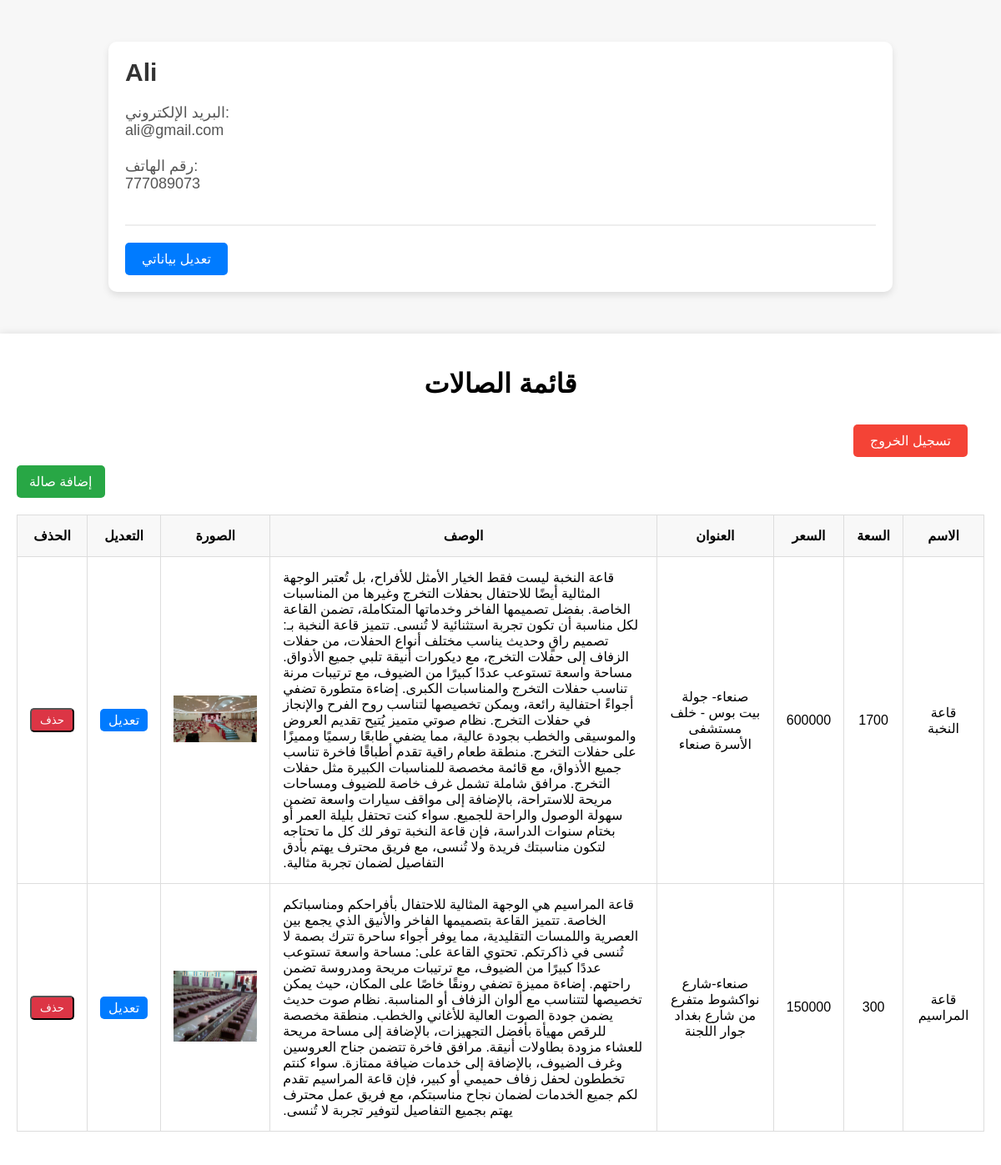
/client/ (signed in), run on the app's committed database.
### Halls/models.py (models this page shows, shortened)
class Client(models.Model):
    name = models.CharField(max_length=250)
    phone = models.CharField(max_length=15)
    email = models.EmailField(unique=True)
    password = models.CharField(max_length=180)

class Halls(models.Model):
    client = models.ForeignKey(Client, on_delete=models.CASCADE, related_name='halls')
    name = models.CharField(max_length=250)
    capacity = models.IntegerField()
    price = models.IntegerField()
    address = models.CharField(max_length=100)
    slug = models.SlugField(max_length=250, unique=True)
    body = models.TextField(default='Default Text', blank=True)
    photo = models.ImageField(upload_to='images/%Y', blank=True, null=True)
    active = models.BooleanField(default=False)
    created = models.DateTimeField(default=timezone.now)

### Halls/views.py (the view)
# urls.py: path('client/', views.ClientHallsListView.as_view(), name='client_list'),
class ClientHallsListView(ListView):
    model = Halls
    template_name = 'halls/post/client.html'
    context_object_name = 'halls'
    def get_queryset(self):
        client = get_object_or_404(Client, id=self.request.session.get('client_id'))
        return Halls.objects.filter(client=client)
    def get_context_data(self, **kwargs):
        context = super().get_context_data(**kwargs)
        client = get_object_or_404(Client, id=self.request.session.get('client_id'))
        context['client'] = client  # تمرير بيانات العميل إلى القالب
        return context

### Halls/templates/halls/post/client.html (shortened to what this page needs)
{% load static %}
<!DOCTYPE html>
<html lang="ar">
<head>
    <link rel="stylesheet" href="{% static 'css/client.css' %}">
    <link rel="stylesheet" href="{% static 'css/profile.css' %}">
</head>
<body>
    <div class="profile-container">
        <div class="profile-header">
            <div>
                <h2>{{ client.name }}</h2>
                <p class="profile-info">
                    البريد الإلكتروني: <br>{{ client.email }}<br> <br>
                    رقم الهاتف: <br> {{ client.phone }}
                </p>
            </div>
        </div>
         <div>
            <a href="{% url 'halls:edit_client' %}" class="btn-edit-profile">تعديل بياناتي</a>
        </div>
    </div>
    <div class="container">
        <h1>قائمة الصالات</h1>
        <div class="logout-container">
            <a href="{% url 'halls:logout' %}" class="btn-logout">تسجيل الخروج</a>
        </div>
        <a href="{% url 'halls:halls_add' %}" class="btn-add">إضافة صالة</a>
        <table dir="rtl">
            <thead>
                <tr>
                    <th>الاسم</th>
                    <th>السعة</th>
                    <th>السعر</th>
                    <th>العنوان</th>
                    <th class="body-column">الوصف</th>
                    <th>الصورة</th>
                    <th>التعديل</th>
                    <th>الحذف</th>
                </tr>
            </thead>
            <tbody>
                {% for hall in halls %}
                <tr>
                    <td>{{ hall.name }}</td>
                    <td>{{ hall.capacity }}</td>
                    <td>{{ hall.price }}</td>
                    <td>{{ hall.address }}</td>
                    <td class="body-column">{{ hall.body }}</td>
                    <td>
                        {% if hall.photo %}
                        <img src="{{ hall.photo.url }}" alt="{{ hall.name }}" style="width: 100px; height: auto;">
                        {% else %}
                        لا توجد صورة
                        {% endif %}
                    </td>
                    <td><a href="{% url 'halls:halls_edit' hall.id %}" class="btn-edit">تعديل</a></td>
                    <td>
                        <form action="{% url 'halls:halls_delete' hall.id %}" method="POST" style="display:inline;">
                            <button type="submit" class="btn-delete">حذف</button>
                        </form>
                    </td>
                </tr>
                {% endfor %}
            </tbody>
        </table>
    </div>
</body>
</html>

### Halls/static/css/client.css (style rules this page uses)
body { font-family: Arial, sans-serif; background-color: #f4f4f4; margin: 0; padding: 20px; }
.container { max-width: 1300px; margin: 0 auto; background: #fff; padding: 20px; box-shadow: 0 0 10px rgba(0,0,0,0.1); }
h1 { text-align: center; margin-bottom: 20px; }
table { width: 100%; border-collapse: collapse; margin-bottom: 20px; }
table th, table td { border: 1px solid #ddd; padding: 15px; text-align: center; }
table th { background-color: #f8f8f8; }
table td img { max-width: 200px; }
.btn-edit, .btn-delete { color: white; padding: 5px 10px; text-decoration: none; border-radius: 5px; }
.btn-edit { background-color: #007bff; }
.btn-delete { background-color: #dc3545; }
table td.body-column { width: 40%; text-align: left; }
.btn-add { display: inline-block; padding: 10px 15px; background-color: #28a745; color: white; text-decoration: none; border-radius: 5px; margin-bottom: 20px; }
.btn-delete { color: white; padding: 5px 10px; text-decoration: none; border-radius: 5px; background-color: #dc3545; }
.logout-container { display: flex; justify-content: flex-end; padding: 10px 20px; }
.btn-logout { background-color: #f44336; color: white; padding: 10px 20px; text-align: center; text-decoration: none; font-size: 16px; border-radius: 5px; border: none; cursor: pointer; }

### Halls/static/css/profile.css (style rules this page uses)
body { font-family: Arial, sans-serif; background-color: #f7f7f7; margin: 0; padding: 0; }
.profile-container { max-width: 900px; margin: 50px auto; background-color: #fff; box-shadow: 0 4px 8px rgba(0, 0, 0, 0.1); border-radius: 10px; padding: 20px; }
.profile-header { display: flex; align-items: center; border-bottom: 2px solid #eee; padding-bottom: 20px; }
.profile-header h2 { margin: 0; font-size: 30px; color: #333; }
.profile-info { margin-top: 20px; font-size: 18px; color: #555; }
.btn-edit-profile { display: inline-block; padding: 10px 20px; background-color: #007bff; color: white; text-decoration: none; border-radius: 5px; margin-top: 20px; }

### data on the page
Client: name "Ali", email "ali@gmail.com", phone "777089073"
Halls: name "قاعة النخبة", capacity "1700", price "600000", address "صنعاء- جولة بيت بوس - خلف مستشفى الأسرة صنعاء", body "قاعة النخبة ليست فقط الخيار الأمثل للأفراح، بل تُعتبر الوجهة المثالية أيضًا للاحتفال بحفلات التخرج وغيرها من المناسبات الخاصة. بفضل تصميمها الفاخر وخدماتها المتكاملة، تضمن القاعة لكل مناسبة أن تكون تجربة استثنائية لا تُنسى. تتميز قاعة النخبة بـ: تصميم راقٍ وحديث يناسب مختلف أنواع الحفلات، من حفلات الزفاف إلى حفلات التخرج، مع ديكورات أنيقة تلبي جميع الأذواق. مساحة واسعة تستوعب عددًا كبيرًا من الضيوف، مع ترتيبات مرنة تناسب حفلات التخرج والمناسبات الكبرى. إضاءة متطورة تضفي أجواءً احتفالية رائعة، ويمكن تخصيصها لتناسب روح الفرح والإنجاز في حفلات التخرج. نظام صوتي متميز يُتيح تقديم العروض والموسيقى والخطب بجودة عالية، مما يضفي طابعًا رسميًا ومميزًا على حفلات التخرج. منطقة طعام راقية تقدم أطباقًا…", photo (picture)
Halls: name "قاعة المراسيم", capacity "300", price "150000", address "صنعاء-شارع نواكشوط متفرع من شارع بغداد جوار اللجنة", body "قاعة المراسيم هي الوجهة المثالية للاحتفال بأفراحكم ومناسباتكم الخاصة. تتميز القاعة بتصميمها الفاخر والأنيق الذي يجمع بين العصرية واللمسات التقليدية، مما يوفر أجواء ساحرة تترك بصمة لا تُنسى في ذاكرتكم. تحتوي القاعة على: مساحة واسعة تستوعب عددًا كبيرًا من الضيوف، مع ترتيبات مريحة ومدروسة تضمن راحتهم. إضاءة مميزة تضفي رونقًا خاصًا على المكان، حيث يمكن تخصيصها لتتناسب مع ألوان الزفاف أو المناسبة. نظام صوت حديث يضمن جودة الصوت العالية للأغاني والخطب. منطقة مخصصة للرقص مهيأة بأفضل التجهيزات، بالإضافة إلى مساحة مريحة للعشاء مزودة بطاولات أنيقة. مرافق فاخرة تتضمن جناح العروسين وغرف الضيوف، بالإضافة إلى خدمات ضيافة ممتازة. سواء كنتم تخططون لحفل زفاف حميمي أو كبير، فإن قاعة المراسيم تقدم لكم جميع…", photo (picture)
